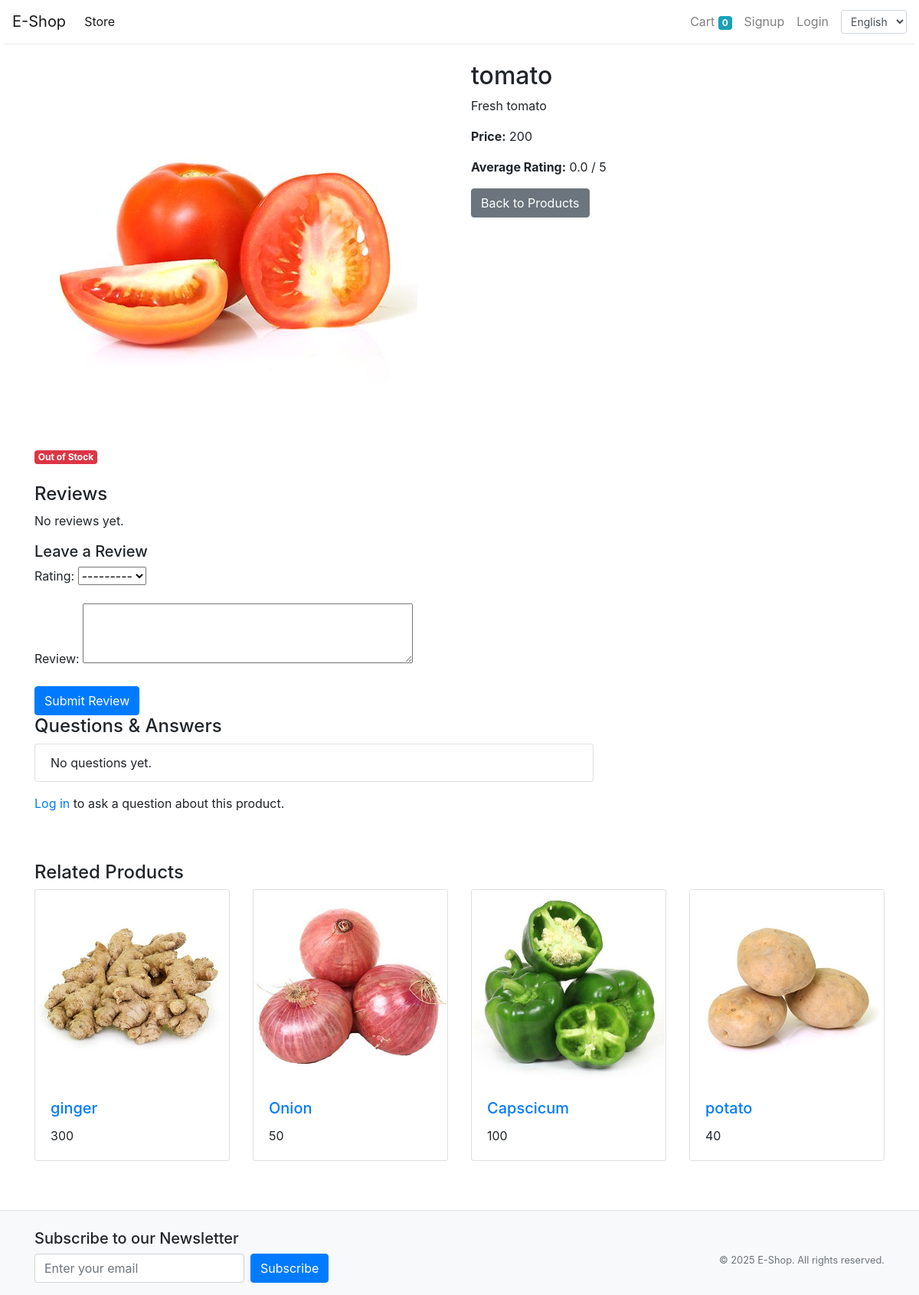
/product/1/, run on the app's committed database.
### store/models.py (models this page shows, shortened)
class Product(models.Model):
    name = models.CharField(max_length=100)
    price = models.IntegerField(default=0)
    category = models.ForeignKey(Category,on_delete=models.CASCADE,default=1)
    brand = models.ForeignKey('Brand', on_delete=models.SET_NULL, null=True, blank=True)
    tags = models.ManyToManyField('Tag', blank=True)
    description = models.CharField(max_length=200, default=' ')
    image = models.ImageField(upload_to='Products/')
    stock = models.IntegerField(default=0)
    def average_rating(self):
        return self.reviews.aggregate(models.Avg('rating'))['rating__avg'] or 0

### store/views.py (the view, shortened to what this page needs)
# urls.py: path('product/<int:product_id>/', ProductDetailView.as_view(), name='product_detail'),
class ProductDetailView(View):
    def get(self, request, product_id):
        product = Product.objects.get(id=product_id)
        viewed = request.session.get('recently_viewed', [])
        if product.id not in viewed:
            viewed = [product.id] + viewed
            viewed = viewed[:6]  # Keep only last 6
            request.session['recently_viewed'] = viewed
        reviews = product.reviews.select_related('customer').order_by('-created_at')
        form = ReviewForm()
        avg_rating = product.average_rating()
        related_products = Product.objects.filter(category=product.category).exclude(id=product.id)[:4]
        question_form = ProductQuestionForm()
        answered_questions = product.questions.filter(status='answered')
        return render(request, 'product_detail.html', {
            'product': product,
            'reviews': reviews,
            'form': form,
            'avg_rating': avg_rating,
            'related_products': related_products,
            'question_form': question_form,
            'answered_questions': answered_questions
        })

### store/forms.py
class ReviewForm(forms.ModelForm):
    class Meta:
        model = Review
        fields = ['rating', 'review']
        widgets = {
            'rating': forms.Select(choices=[(i, i) for i in range(1, 6)]),
            'review': forms.Textarea(attrs={'rows': 3}),
        }

class ProductQuestionForm(forms.ModelForm):
    class Meta:
        model = ProductQuestion
        fields = ['question']
        widgets = {
            'question': forms.Textarea(attrs={'rows': 2, 'placeholder': 'Ask a question about this product...'}),
        }

### store/templates/product_detail.html (shortened to what this page needs)
{% extends 'base.html' %}
{% block content %}
<head>
</head>
<div class="container mt-4">
    <div class="row">
        <div class="col-md-6">
            <img src="{{ product.image.url }}" class="img-fluid" alt="{{ product.name }} image">
            {% if product.stock > 0 %}
              <span class="badge badge-success mt-2">In Stock</span>
            {% else %}
              <span class="badge badge-danger mt-2">Out of Stock</span>
            {% endif %}
        </div>
        <div class="col-md-6">
            <h2>{{ product.name }}</h2>
            <p>{{ product.description }}</p>
            <p><b>Price:</b> {{ product.price }}</p>
            <p><b>Average Rating:</b> {{ avg_rating|floatformat:1 }} / 5</p>
            <a href="/" class="btn btn-secondary mb-2">Back to Products</a>
        </div>
    </div>
    <div class="row mt-4">
        <div class="col-md-8">
            <h4>Reviews</h4>
            {% if reviews %}
            <ul class="list-group mb-3">
                {% for review in reviews %}
                <li class="list-group-item">
                    <b>{{ review.customer.first_name }}:</b>
                    <span class="text-warning">{% for i in "12345"|slice:":review.rating" %}★{% endfor %}{% for i in "12345"|slice:"review.rating:" %}☆{% endfor %}</span>
                    <br>
                    {{ review.review }}
                    <br>
                    <small class="text-muted">{{ review.created_at|date:"M d, Y H:i" }}</small>
                </li>
                {% endfor %}
            </ul>
            {% else %}
            <p>No reviews yet.</p>
            {% endif %}
            <h5>Leave a Review</h5>
            <form method="post">
                {{ form.as_p }}
                <button type="submit" class="btn btn-primary">Submit Review</button>
            </form>
            <h4>Questions & Answers</h4>
            <ul class="list-group mb-3">
                {% for q in answered_questions %}
                <li class="list-group-item">
                    <strong>Q:</strong> {{ q.question }}<br>
                    <strong>A:</strong> {{ q.answer }}
                </li>
                {% empty %}
                <li class="list-group-item">No questions yet.</li>
                {% endfor %}
            </ul>
            {% if request.session.customer %}
            <form method="post" class="mb-3">
                {% csrf_token %}
                {{ question_form.question }}
                <button type="submit" name="question" class="btn btn-outline-primary btn-sm">Ask Question</button>
            </form>
            {% else %}
            <p><a href="{% url 'login' %}">Log in</a> to ask a question about this product.</p>
            {% endif %}
        </div>
    </div>
    <div class="row mt-5">
        <div class="col-md-12">
            <h4>Related Products</h4>
            <div class="row">
                {% for related in related_products %}
                <div class="col-md-3 mb-3">
                    <div class="card h-100">
                        <a href="/product/{{ related.id }}/"><img class="card-img-top" src="{{ related.image.url }}" alt="{{ related.name }}"></a>
                        <div class="card-body">
                            <h5 class="card-title"><a href="/product/{{ related.id }}/">{{ related.name }}</a></h5>
                            <p class="card-text">{{ related.price }}</p>
                        </div>
                    </div>
                </div>
                {% empty %}
                <div class="col-12"><p>No related products found.</p></div>
                {% endfor %}
            </div>
        </div>
    </div>
</div>
{% endblock %}

### data on the page
Product: image (picture), name "tomato", description "Fresh tomato", price "200"
Product: image (picture), name "ginger", price "300"
Product: image (picture), name "Onion", price "50"
Product: image (picture), name "Capscicum", price "100"
Product: image (picture), name "potato", price "40"

### other printed values
{{ request.session.cart.keys|length }} "0"
{{ avg_rating|floatformat:1 }} "0.0"
{{ now }} "2025"
form field language "English"
